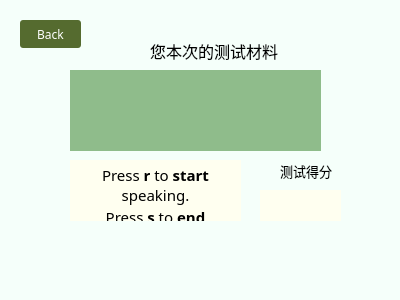
<?xml version="1.0" encoding="UTF-8"?>
<ui version="4.0">
 <class>service_4_E</class>
 <widget class="QWidget" name="service_4_E">
  <property name="geometry">
   <rect>
    <x>0</x>
    <y>0</y>
    <width>400</width>
    <height>300</height>
   </rect>
  </property>
  <property name="palette">
   <palette>
    <active>
     <colorrole role="Base">
      <brush brushstyle="SolidPattern">
       <color alpha="255">
        <red>255</red>
        <green>255</green>
        <blue>255</blue>
       </color>
      </brush>
     </colorrole>
     <colorrole role="Window">
      <brush brushstyle="SolidPattern">
       <color alpha="255">
        <red>245</red>
        <green>255</green>
        <blue>250</blue>
       </color>
      </brush>
     </colorrole>
    </active>
    <inactive>
     <colorrole role="Base">
      <brush brushstyle="SolidPattern">
       <color alpha="255">
        <red>255</red>
        <green>255</green>
        <blue>255</blue>
       </color>
      </brush>
     </colorrole>
     <colorrole role="Window">
      <brush brushstyle="SolidPattern">
       <color alpha="255">
        <red>245</red>
        <green>255</green>
        <blue>250</blue>
       </color>
      </brush>
     </colorrole>
    </inactive>
    <disabled>
     <colorrole role="Base">
      <brush brushstyle="SolidPattern">
       <color alpha="255">
        <red>245</red>
        <green>255</green>
        <blue>250</blue>
       </color>
      </brush>
     </colorrole>
     <colorrole role="Window">
      <brush brushstyle="SolidPattern">
       <color alpha="255">
        <red>245</red>
        <green>255</green>
        <blue>250</blue>
       </color>
      </brush>
     </colorrole>
    </disabled>
   </palette>
  </property>
  <property name="windowTitle">
   <string>跟读校准_英文材料</string>
  </property>
  <widget class="QTextBrowser" name="material">
   <property name="geometry">
    <rect>
     <x>70</x>
     <y>70</y>
     <width>251</width>
     <height>81</height>
    </rect>
   </property>
   <property name="palette">
    <palette>
     <active>
      <colorrole role="Base">
       <brush brushstyle="SolidPattern">
        <color alpha="255">
         <red>143</red>
         <green>188</green>
         <blue>139</blue>
        </color>
       </brush>
      </colorrole>
     </active>
     <inactive>
      <colorrole role="Base">
       <brush brushstyle="SolidPattern">
        <color alpha="255">
         <red>143</red>
         <green>188</green>
         <blue>139</blue>
        </color>
       </brush>
      </colorrole>
     </inactive>
     <disabled>
      <colorrole role="Base">
       <brush brushstyle="SolidPattern">
        <color alpha="255">
         <red>189</red>
         <green>171</green>
         <blue>165</blue>
        </color>
       </brush>
      </colorrole>
     </disabled>
    </palette>
   </property>
   <property name="font">
    <font>
     <family>Ink Free</family>
     <pointsize>14</pointsize>
    </font>
   </property>
   <property name="styleSheet">
    <string notr="true">border-width:0;
border-style:outset;</string>
   </property>
   <property name="html">
    <string>&lt;!DOCTYPE HTML PUBLIC &quot;-//W3C//DTD HTML 4.0//EN&quot; &quot;http://www.w3.org/TR/REC-html40/strict.dtd&quot;&gt;
&lt;html&gt;&lt;head&gt;&lt;meta name=&quot;qrichtext&quot; content=&quot;1&quot; /&gt;&lt;style type=&quot;text/css&quot;&gt;
p, li { white-space: pre-wrap; }
&lt;/style&gt;&lt;/head&gt;&lt;body style=&quot; font-family:'Ink Free'; font-size:14pt; font-weight:400; font-style:normal;&quot;&gt;
&lt;p align=&quot;center&quot; style=&quot;-qt-paragraph-type:empty; margin-top:0px; margin-bottom:0px; margin-left:0px; margin-right:0px; -qt-block-indent:0; text-indent:0px; font-family:'SimSun'; font-size:9pt;&quot;&gt;&lt;br /&gt;&lt;/p&gt;&lt;/body&gt;&lt;/html&gt;</string>
   </property>
  </widget>
  <widget class="QLabel" name="label">
   <property name="geometry">
    <rect>
     <x>150</x>
     <y>40</y>
     <width>141</width>
     <height>21</height>
    </rect>
   </property>
   <property name="font">
    <font>
     <family>方正姚体</family>
     <pointsize>12</pointsize>
    </font>
   </property>
   <property name="text">
    <string>您本次的测试材料</string>
   </property>
  </widget>
  <widget class="QTextBrowser" name="score">
   <property name="geometry">
    <rect>
     <x>260</x>
     <y>190</y>
     <width>81</width>
     <height>31</height>
    </rect>
   </property>
   <property name="palette">
    <palette>
     <active>
      <colorrole role="Base">
       <brush brushstyle="SolidPattern">
        <color alpha="255">
         <red>255</red>
         <green>255</green>
         <blue>240</blue>
        </color>
       </brush>
      </colorrole>
     </active>
     <inactive>
      <colorrole role="Base">
       <brush brushstyle="SolidPattern">
        <color alpha="255">
         <red>255</red>
         <green>255</green>
         <blue>240</blue>
        </color>
       </brush>
      </colorrole>
     </inactive>
     <disabled>
      <colorrole role="Base">
       <brush brushstyle="SolidPattern">
        <color alpha="255">
         <red>189</red>
         <green>171</green>
         <blue>165</blue>
        </color>
       </brush>
      </colorrole>
     </disabled>
    </palette>
   </property>
   <property name="font">
    <font>
     <family>Ink Free</family>
     <pointsize>11</pointsize>
    </font>
   </property>
   <property name="styleSheet">
    <string notr="true">border-width:0;
border-style:outset;</string>
   </property>
   <property name="html">
    <string>&lt;!DOCTYPE HTML PUBLIC &quot;-//W3C//DTD HTML 4.0//EN&quot; &quot;http://www.w3.org/TR/REC-html40/strict.dtd&quot;&gt;
&lt;html&gt;&lt;head&gt;&lt;meta name=&quot;qrichtext&quot; content=&quot;1&quot; /&gt;&lt;style type=&quot;text/css&quot;&gt;
p, li { white-space: pre-wrap; }
&lt;/style&gt;&lt;/head&gt;&lt;body style=&quot; font-family:'Ink Free'; font-size:11pt; font-weight:400; font-style:normal;&quot;&gt;
&lt;p align=&quot;center&quot; style=&quot;-qt-paragraph-type:empty; margin-top:0px; margin-bottom:0px; margin-left:0px; margin-right:0px; -qt-block-indent:0; text-indent:0px; font-family:'仿宋';&quot;&gt;&lt;br /&gt;&lt;/p&gt;&lt;/body&gt;&lt;/html&gt;</string>
   </property>
  </widget>
  <widget class="QPushButton" name="Back">
   <property name="geometry">
    <rect>
     <x>20</x>
     <y>20</y>
     <width>61</width>
     <height>28</height>
    </rect>
   </property>
   <property name="font">
    <font>
     <family>Impact</family>
    </font>
   </property>
   <property name="styleSheet">
    <string notr="true">QPushButton { background-color: rgb(85, 107, 47); border-radius: 3px; color: rgb(255, 255, 255); } QPushButton:hover { background-color: rgb(42, 53, 23); }</string>
   </property>
   <property name="text">
    <string>Back</string>
   </property>
  </widget>
  <widget class="QLabel" name="label_2">
   <property name="geometry">
    <rect>
     <x>280</x>
     <y>160</y>
     <width>141</width>
     <height>21</height>
    </rect>
   </property>
   <property name="font">
    <font>
     <family>方正姚体</family>
     <pointsize>10</pointsize>
    </font>
   </property>
   <property name="text">
    <string>测试得分</string>
   </property>
  </widget>
  <widget class="QTextBrowser" name="textBrowser">
   <property name="geometry">
    <rect>
     <x>70</x>
     <y>160</y>
     <width>171</width>
     <height>61</height>
    </rect>
   </property>
   <property name="palette">
    <palette>
     <active>
      <colorrole role="Base">
       <brush brushstyle="SolidPattern">
        <color alpha="255">
         <red>255</red>
         <green>255</green>
         <blue>240</blue>
        </color>
       </brush>
      </colorrole>
     </active>
     <inactive>
      <colorrole role="Base">
       <brush brushstyle="SolidPattern">
        <color alpha="255">
         <red>255</red>
         <green>255</green>
         <blue>240</blue>
        </color>
       </brush>
      </colorrole>
     </inactive>
     <disabled>
      <colorrole role="Base">
       <brush brushstyle="SolidPattern">
        <color alpha="255">
         <red>189</red>
         <green>171</green>
         <blue>165</blue>
        </color>
       </brush>
      </colorrole>
     </disabled>
    </palette>
   </property>
   <property name="font">
    <font>
     <family>Ink Free</family>
     <pointsize>13</pointsize>
    </font>
   </property>
   <property name="styleSheet">
    <string notr="true">border-width:0;
border-style:outset;</string>
   </property>
   <property name="verticalScrollBarPolicy">
    <enum>Qt::ScrollBarAlwaysOff</enum>
   </property>
   <property name="html">
    <string>&lt;!DOCTYPE HTML PUBLIC &quot;-//W3C//DTD HTML 4.0//EN&quot; &quot;http://www.w3.org/TR/REC-html40/strict.dtd&quot;&gt;
&lt;html&gt;&lt;head&gt;&lt;meta name=&quot;qrichtext&quot; content=&quot;1&quot; /&gt;&lt;style type=&quot;text/css&quot;&gt;
p, li { white-space: pre-wrap; }
&lt;/style&gt;&lt;/head&gt;&lt;body style=&quot; font-family:'Ink Free'; font-size:13pt; font-weight:400; font-style:normal;&quot;&gt;
&lt;p align=&quot;center&quot; style=&quot; margin-top:0px; margin-bottom:0px; margin-left:0px; margin-right:0px; -qt-block-indent:0; text-indent:0px;&quot;&gt;&lt;span style=&quot; font-size:11pt;&quot;&gt;Press &lt;/span&gt;&lt;span style=&quot; font-size:11pt; font-weight:600;&quot;&gt;r &lt;/span&gt;&lt;span style=&quot; font-size:11pt;&quot;&gt;to &lt;/span&gt;&lt;span style=&quot; font-size:11pt; font-weight:600;&quot;&gt;start&lt;/span&gt;&lt;span style=&quot; font-size:11pt;&quot;&gt; speaking.&lt;/span&gt;&lt;/p&gt;
&lt;p align=&quot;center&quot; style=&quot; margin-top:0px; margin-bottom:0px; margin-left:0px; margin-right:0px; -qt-block-indent:0; text-indent:0px;&quot;&gt;&lt;span style=&quot; font-size:11pt;&quot;&gt;Press &lt;/span&gt;&lt;span style=&quot; font-size:11pt; font-weight:600;&quot;&gt;s&lt;/span&gt;&lt;span style=&quot; font-size:11pt;&quot;&gt; to &lt;/span&gt;&lt;span style=&quot; font-size:11pt; font-weight:600;&quot;&gt;end&lt;/span&gt;&lt;span style=&quot; font-size:11pt;&quot;&gt; speaking.&lt;/span&gt;&lt;/p&gt;
&lt;p align=&quot;center&quot; style=&quot; margin-top:0px; margin-bottom:0px; margin-left:0px; margin-right:0px; -qt-block-indent:0; text-indent:0px;&quot;&gt;&lt;span style=&quot; font-size:11pt;&quot;&gt;Press&lt;/span&gt;&lt;span style=&quot; font-size:11pt; font-weight:600;&quot;&gt; q &lt;/span&gt;&lt;span style=&quot; font-size:11pt;&quot;&gt;to &lt;/span&gt;&lt;span style=&quot; font-size:11pt; font-weight:600;&quot;&gt;quit&lt;/span&gt;&lt;span style=&quot; font-size:11pt;&quot;&gt;.&lt;/span&gt;&lt;/p&gt;&lt;/body&gt;&lt;/html&gt;</string>
   </property>
  </widget>
 </widget>
 <layoutdefault spacing="6" margin="11"/>
 <resources/>
 <connections/>
</ui>
